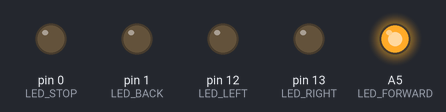
The sketch below on a simulated Arduino Nano, built with avr-gcc and run on an emulated ATmega328P. Parts: output pins drawn as LEDs (lit = HIGH).

Above: at 0.2 s.
At 15.2 s:
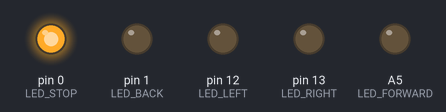
At 31.2 s:
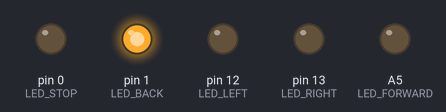
At 39.2 s:
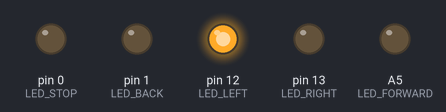
At 47.2 s:
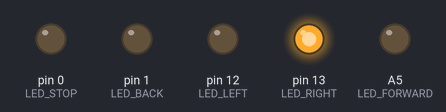
At 62.7 s:
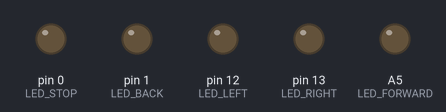
Timing chart, 0 to 63.3 s (numbered marks = the images above):
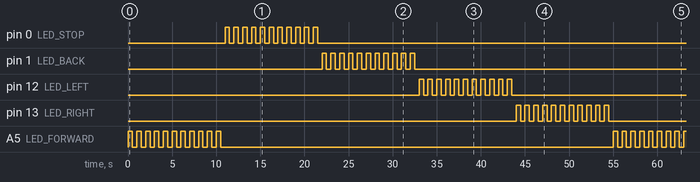

Measured:
- by itself, pin 0 (LED_STOP): moves between LOW and HIGH, repeating every 55.0 s
- by itself, A5 (LED_FORWARD): repeats every 55.0 s: HIGH 0.50 s, LOW 44.5 s, 10 × (HIGH 0.50 s, LOW 0.50 s)
- by itself, pin 1 (LED_BACK), pin 12 (LED_LEFT), pin 13 (LED_RIGHT): goes 10 × (HIGH 0.50 s, LOW 0.50 s), HIGH 0.50 s, LOW 44.5 s, 10 × (HIGH 0.50 s, LOW 0.50 s), HIGH 0.50 s, then LOW

The sketch:

inspire_direction_indicators_bottom.ino
```cpp
/*
  INNOVATOR INTERNATIONAL (PVT)LTD.
  https://www.innovator.lk/
  ------------------------------------------------------------------------------
  Development Platform : Inspire 1.0
  (Arduino development platform)
  ------------------------------------------------------------------------------
  Direction Indicators Example (BOTTOM Board).
  ------------------------------------------------------------------------------
  Hardware setup :
  plug in a Arduino nano board to the inspire bottom
  develepment board.
  ------------------------------------------------------------------------------
  Connections to the indicators allready maped and
  Connected as follows:

  LED_FORWARD ->(LED:D9 AND LED:D16) connected to arduino analog PIN 5(A5)
  LED_LEFT    ->(LED:D10) connected to arduino digital PIN 12(D12)
  LED_RIGHT   ->(LED:D11) connected to arduino digital PIN 13(D13)
  LED_BACK    ->(LED:D13 AND LED:D15)connected to arduino digital PIN 1(D1)
  LED_STOP    ->(LED:D12 AND LED:D14) connected to arduino digital PIN 0(D0)
  ------------------------------------------------------------------------------
  if you want to control direction indicators with top development platform
  use "Move Indicators" PINs.
  ------------------------------------------------------------------------------
  22 march 2021
*/

byte LED_FORWARD = A5;
byte LED_LEFT = 12;
byte LED_RIGHT = 13;
byte LED_BACK = 1;
byte LED_STOP = 0;

boolean FW, BK, ST, L, R, count;

void setup() {
  //initializing all LED PINs as output PINs.
  pinMode(LED_FORWARD, OUTPUT);
  pinMode(LED_LEFT, OUTPUT);
  pinMode(LED_RIGHT, OUTPUT);
  pinMode(LED_BACK, OUTPUT);
  pinMode(LED_STOP, OUTPUT);

  //turning all LEDs off at the begining.
  digitalWrite(LED_FORWARD, LOW);
  digitalWrite(LED_LEFT, LOW);
  digitalWrite(LED_RIGHT, LOW);
  digitalWrite(LED_BACK, LOW);
  digitalWrite(LED_STOP, LOW);
}

void loop() {
  for (int i = 0; i <= 10; i++) {
    forwardIndicator();
  }
  for (int i = 0; i <= 10; i++) {
    stopIndicator();
  }
  for (int i = 0; i <= 10; i++) {
    backwardIndicator();
  }
  for (int i = 0; i <= 10; i++) {
    leftIndicator();
  }

  for (int i = 0; i <= 10; i++) {
    rightIndicator();
  }
}

void leftIndicator() {
  digitalWrite(LED_LEFT, HIGH);
  digitalWrite(LED_RIGHT, LOW);
  delay(500);
  digitalWrite(LED_LEFT, LOW);
  delay(500);
}
void rightIndicator() {
  digitalWrite(LED_RIGHT, HIGH);
  digitalWrite(LED_LEFT, LOW);
  delay(500);
  digitalWrite(LED_RIGHT, LOW);
  delay(500);
}

void forwardIndicator() {
  digitalWrite(LED_FORWARD, HIGH);
  digitalWrite(LED_STOP, LOW);
  delay(500);
  digitalWrite(LED_FORWARD, LOW);
  delay(500);
}

void stopIndicator() {
  digitalWrite(LED_STOP, HIGH);
  digitalWrite(LED_FORWARD, LOW);
  delay(500);
  digitalWrite(LED_STOP, LOW);
  delay(500);
}

void backwardIndicator() {
  digitalWrite(LED_BACK, HIGH);
  digitalWrite(LED_FORWARD, LOW);
  delay(500);
  digitalWrite(LED_BACK, LOW);
  delay(500);
}
```
